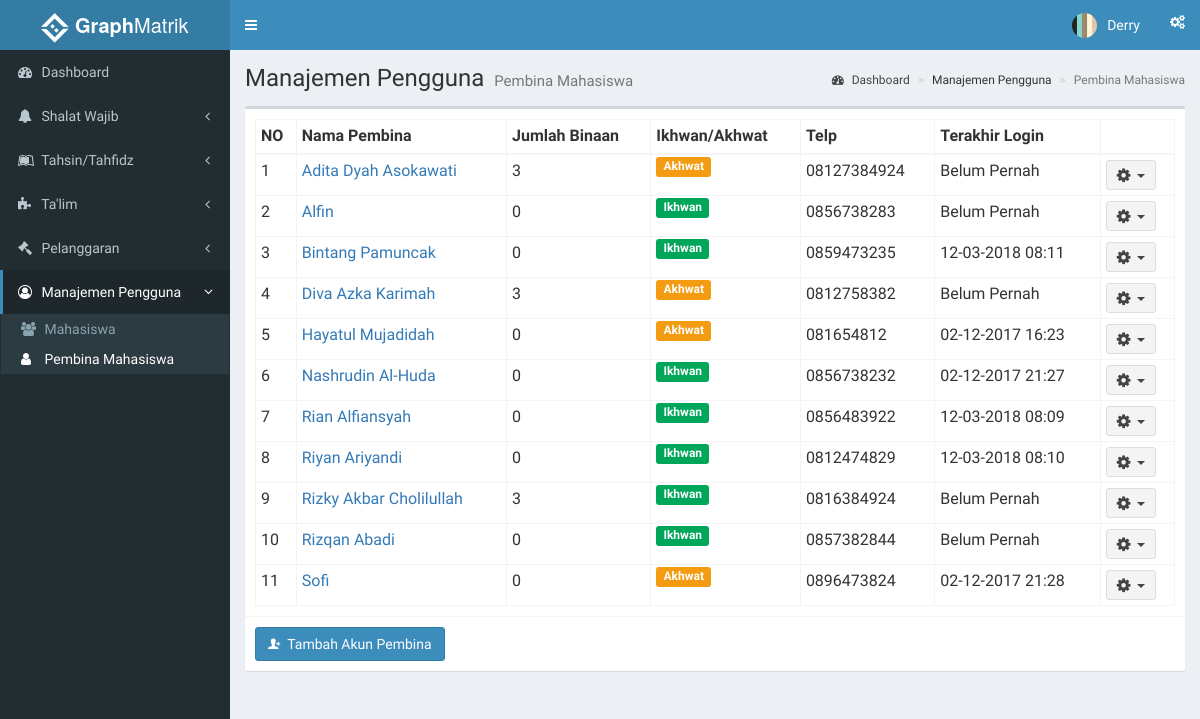
Page /index.php?page=pembina (signed in) on the committed database.
### tables this page shows
CREATE TABLE `pembina` (
  `id_pembina` int(11) NOT NULL,
  `nama` varchar(35) NOT NULL,
  `j_kelamin` varchar(15) DEFAULT NULL,
  `tgl_lahir` date NOT NULL,
  `gelar` varchar(10) DEFAULT NULL,
  `asalkota` varchar(20) DEFAULT NULL,
  `email` varchar(35) NOT NULL,
  `telp` varchar(13) NOT NULL,
  `avatar` varchar(100) DEFAULT NULL,
  `id_user` int(11) NOT NULL
);

CREATE TABLE `users` (
  `id_user` int(11) NOT NULL,
  `username` varchar(30) NOT NULL,
  `password` varchar(50) NOT NULL,
  `password_default` int(1) NOT NULL,
  `level` int(11) NOT NULL,
  `last_login` datetime NOT NULL
);

### functions.php (called while the page is built, shortened)
<?php
	function tampilPembina(){
		$ambildata = mysql_query("SELECT p.*, COUNT(mb.id_mahasiswa) AS 'jml_binaan', u.* FROM pembina p LEFT JOIN m_binaan mb ON p.id_pembina = mb.id_pembina LEFT JOIN users u ON p.id_user = u.id_user GROUP BY p.nama ORDER BY p.nama") or die(mysql_error());
		if (mysql_num_rows($ambildata) > 0) {
			while ($ad = mysql_fetch_assoc($ambildata))
				$data[] = $ad;
				return $data;
		} else{
			echo "Daftar pembina kosong";
		}
	}
 ?>

### role/adminmatrik/pembina.php (the view, shortened to what this page needs)
<?php
  include 'functions.php';
 ?>
    <section class="content-header">
      <h1>
        Manajemen Pengguna
        <small>Pembina Mahasiswa</small>
      </h1>
      <ol class="breadcrumb">
        <li><a href="/simon"><i class="fa fa-dashboard"></i>&nbsp;Dashboard</a></li>
        <li>Manajemen Pengguna</li>
        <li class="active">Pembina Mahasiswa</li>
      </ol>
    </section>
    <section class="content">
      <div class="row">
        <div class="col-xs-12">
          <div class="box">
            <div class="box-body">
              <table id="tablePembina" class="table table-bordered table-hover table-condensed">
                <thead>
                  <tr>
                    <th>NO</th>
                    <th>Nama Pembina</th>
                    <th>Jumlah Binaan</th>
                    <th>Ikhwan/Akhwat</th>
                    <th>Telp</th>
                    <th>Terakhir Login</th>
                    <th></th>
                  </tr>
                </thead>
                <tbody>
                  <?php
                    $dataPembina = tampilPembina();
                    $no = 1;
                    foreach($dataPembina as $row){
                   ?>
                <tr>
                  <td><?php echo $no ?></td>
                  <td><?php echo "<a href='index.php?page=pembinadetails&id=".$row['id_user']."'>".$row['nama']."</a>" ?></td>
                  <td><?php echo $row['jml_binaan'] ?></td>
                  <td><?php if($row['j_kelamin'] == 'Ikhwan' || $row['j_kelamin'] == 'Laki-laki'){echo '<span class="label bg-green">Ikhwan</span>';} else if($row['j_kelamin'] == 'Akhwat' || $row['j_kelamin'] == 'Perempuan'){echo '<span class="label bg-yellow">Akhwat</span>';} ?></td>
                  <td><?php echo $row['telp'] ?></td>
                  <td><?php if ($row['last_login'] == '0000-00-00 00:00:00'){ echo 'Belum Pernah';}else{ echo date("d-m-Y H:i", strtotime($row['last_login'])) ;}
                  ?></td>
                  <td>
                    <div class="dropdown">
                      <button class="btn btn-default btn-sm dropdown-toggle " type="button" data-toggle="dropdown">
                        <i class="fa fa-cog fa-lg"></i>&nbsp;&nbsp;<span class="caret"></span>
                      </button>
                    </div>
                  </td>
                </tr>
                  <?php
                    $no++; }
                   ?>
                </tbody>
              </table>
            </div>
            <div class="box-footer">
             <button class="btn btn-primary" data-toggle="modal" data-target="#tambahPembina"><i class="ion ion-person-add"></i>&nbsp;&nbsp;Tambah Akun Pembina</button>
            </div>
          </div>
        </div>
      </div>
    </section>

### rows in the picture
pembina: nama "Adita Dyah Asokawati", jml_binaan "3", j_kelamin "Akhwat", telp "08127384924", shows "Belum Pernah"
pembina: nama "Alfin", jml_binaan "0", j_kelamin "Ikhwan", telp "0856738283", shows "Belum Pernah"
pembina: nama "Bintang Pamuncak", jml_binaan "0", j_kelamin "Ikhwan", telp "0859473235", id_user.last_login "12-03-2018 08:11"
pembina: nama "Diva Azka Karimah", jml_binaan "3", j_kelamin "Akhwat", telp "0812758382", shows "Belum Pernah"
pembina: nama "Hayatul Mujadidah", jml_binaan "0", j_kelamin "Akhwat", telp "081654812", id_user.last_login "02-12-2017 16:23"
pembina: nama "Nashrudin Al-Huda", jml_binaan "0", j_kelamin "Ikhwan", telp "0856738232", id_user.last_login "02-12-2017 21:27"
pembina: nama "Rian Alfiansyah", jml_binaan "0", j_kelamin "Ikhwan", telp "0856483922", id_user.last_login "12-03-2018 08:09"
pembina: nama "Riyan Ariyandi", jml_binaan "0", j_kelamin "Ikhwan", telp "0812474829", id_user.last_login "12-03-2018 08:10"
pembina: nama "Rizky Akbar Cholilullah", jml_binaan "3", j_kelamin "Ikhwan", telp "0816384924", shows "Belum Pernah"
pembina: nama "Rizqan Abadi", jml_binaan "0", j_kelamin "Ikhwan", telp "0857382844", shows "Belum Pernah"
pembina: nama "Sofi", jml_binaan "0", j_kelamin "Akhwat", telp "0896473824", id_user.last_login "02-12-2017 21:28"

### other values in the picture
$_SESSION['nama'] "Derry"
